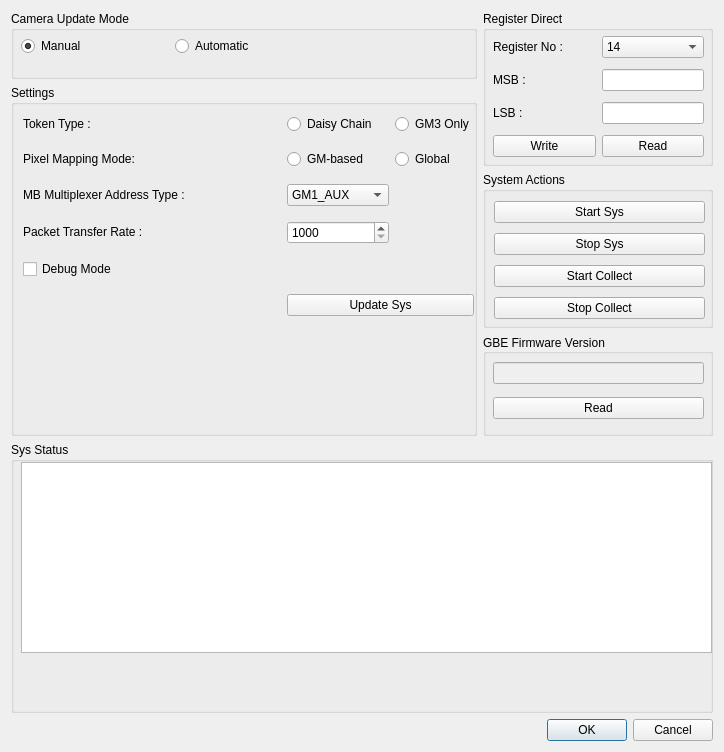
<?xml version="1.0" encoding="UTF-8"?>
<ui version="4.0">
 <class>SystemConfigDialog</class>
 <widget class="QDialog" name="SystemConfigDialog">
  <property name="geometry">
   <rect>
    <x>0</x>
    <y>0</y>
    <width>724</width>
    <height>752</height>
   </rect>
  </property>
  <property name="windowTitle">
   <string>Dialog</string>
  </property>
  <layout class="QGridLayout" name="gridLayout">
   <item row="0" column="1">
    <layout class="QGridLayout" name="gridLayout_48" rowstretch="10,12,23,15,40" columnstretch="67,33">
     <item row="0" column="1" rowspan="2">
      <widget class="QGroupBox" name="SysConfigRegDirectGroup">
       <property name="sizePolicy">
        <sizepolicy hsizetype="Ignored" vsizetype="Minimum">
         <horstretch>0</horstretch>
         <verstretch>0</verstretch>
        </sizepolicy>
       </property>
       <property name="title">
        <string>Register Direct</string>
       </property>
       <widget class="QWidget" name="layoutWidget611">
        <property name="geometry">
         <rect>
          <x>10</x>
          <y>20</y>
          <width>211</width>
          <height>131</height>
         </rect>
        </property>
        <layout class="QGridLayout" name="gridLayout_3" columnstretch="50,50">
         <item row="2" column="1">
          <widget class="QLineEdit" name="LSBEdit"/>
         </item>
         <item row="1" column="1">
          <widget class="QLineEdit" name="MSBEdit"/>
         </item>
         <item row="2" column="0">
          <widget class="QLabel" name="LSBLabel">
           <property name="text">
            <string>LSB :</string>
           </property>
           <property name="alignment">
            <set>Qt::AlignLeading|Qt::AlignLeft|Qt::AlignVCenter</set>
           </property>
          </widget>
         </item>
         <item row="1" column="0">
          <widget class="QLabel" name="MSBLabel">
           <property name="text">
            <string>MSB :</string>
           </property>
           <property name="alignment">
            <set>Qt::AlignLeading|Qt::AlignLeft|Qt::AlignVCenter</set>
           </property>
          </widget>
         </item>
         <item row="0" column="0">
          <widget class="QLabel" name="sysConfigRegLab">
           <property name="text">
            <string>Register No :</string>
           </property>
           <property name="alignment">
            <set>Qt::AlignLeading|Qt::AlignLeft|Qt::AlignVCenter</set>
           </property>
          </widget>
         </item>
         <item row="3" column="0">
          <widget class="QPushButton" name="writeRegButton">
           <property name="text">
            <string>Write</string>
           </property>
          </widget>
         </item>
         <item row="3" column="1">
          <widget class="QPushButton" name="readRegButton">
           <property name="text">
            <string>Read</string>
           </property>
          </widget>
         </item>
         <item row="0" column="1">
          <widget class="QComboBox" name="sysControlRegNoCombo">
           <item>
            <property name="text">
             <string>14</string>
            </property>
           </item>
           <item>
            <property name="text">
             <string>15</string>
            </property>
           </item>
           <item>
            <property name="text">
             <string>16</string>
            </property>
           </item>
          </widget>
         </item>
        </layout>
       </widget>
      </widget>
     </item>
     <item row="1" column="0" rowspan="3">
      <widget class="QGroupBox" name="spectSettingsGroup">
       <property name="sizePolicy">
        <sizepolicy hsizetype="Ignored" vsizetype="Minimum">
         <horstretch>0</horstretch>
         <verstretch>50</verstretch>
        </sizepolicy>
       </property>
       <property name="title">
        <string>Settings</string>
       </property>
       <widget class="QWidget" name="layoutWidget2">
        <property name="geometry">
         <rect>
          <x>12</x>
          <y>20</y>
          <width>451</width>
          <height>221</height>
         </rect>
        </property>
        <layout class="QGridLayout" name="gridLayout_2" rowstretch="0,0,0,0,0,0,0" columnstretch="40,0,0">
         <item row="5" column="0">
          <widget class="QCheckBox" name="debugModeCheckBox">
           <property name="text">
            <string>Debug Mode</string>
           </property>
          </widget>
         </item>
         <item row="3" column="1">
          <widget class="QSpinBox" name="pktTransferSpinner">
           <property name="minimum">
            <number>1000</number>
           </property>
           <property name="maximum">
            <number>63000</number>
           </property>
           <property name="singleStep">
            <number>1000</number>
           </property>
           <property name="value">
            <number>1000</number>
           </property>
          </widget>
         </item>
         <item row="2" column="1">
          <widget class="QComboBox" name="mbMultiplexerAddrTypeCombo">
           <item>
            <property name="text">
             <string>GM1_AUX</string>
            </property>
           </item>
           <item>
            <property name="text">
             <string>GM2_AUX</string>
            </property>
           </item>
           <item>
            <property name="text">
             <string>GM3_AUX</string>
            </property>
           </item>
           <item>
            <property name="text">
             <string>GM4_AUX</string>
            </property>
           </item>
           <item>
            <property name="text">
             <string>GM0AXPK62</string>
            </property>
           </item>
           <item>
            <property name="text">
             <string>GM0AXPK63</string>
            </property>
           </item>
           <item>
            <property name="text">
             <string>EMKO_IN</string>
            </property>
           </item>
           <item>
            <property name="text">
             <string>MB_TEMP</string>
            </property>
           </item>
           <item>
            <property name="text">
             <string>REF2V</string>
            </property>
           </item>
           <item>
            <property name="text">
             <string>S3.3V</string>
            </property>
           </item>
           <item>
            <property name="text">
             <string>P2.5V</string>
            </property>
           </item>
           <item>
            <property name="text">
             <string>A2.5V</string>
            </property>
           </item>
           <item>
            <property name="text">
             <string>D2.5V</string>
            </property>
           </item>
           <item>
            <property name="text">
             <string>F2.5V</string>
            </property>
           </item>
           <item>
            <property name="text">
             <string>F1.5V</string>
            </property>
           </item>
           <item>
            <property name="text">
             <string>S5V</string>
            </property>
           </item>
          </widget>
         </item>
         <item row="3" column="0">
          <widget class="QLabel" name="pktTransferLab">
           <property name="sizePolicy">
            <sizepolicy hsizetype="Preferred" vsizetype="Fixed">
             <horstretch>0</horstretch>
             <verstretch>0</verstretch>
            </sizepolicy>
           </property>
           <property name="text">
            <string>Packet Transfer Rate :</string>
           </property>
           <property name="alignment">
            <set>Qt::AlignLeading|Qt::AlignLeft|Qt::AlignVCenter</set>
           </property>
          </widget>
         </item>
         <item row="0" column="1">
          <widget class="QRadioButton" name="tokenDaisyChainradio">
           <property name="text">
            <string>Daisy Chain</string>
           </property>
          </widget>
         </item>
         <item row="6" column="1" colspan="2">
          <widget class="QPushButton" name="sendConfigButton">
           <property name="text">
            <string>Update Sys</string>
           </property>
          </widget>
         </item>
         <item row="0" column="2">
          <widget class="QRadioButton" name="tokenGM3radio">
           <property name="text">
            <string>GM3 Only</string>
           </property>
          </widget>
         </item>
         <item row="0" column="0">
          <widget class="QLabel" name="tokenTypeLab">
           <property name="sizePolicy">
            <sizepolicy hsizetype="Preferred" vsizetype="Fixed">
             <horstretch>0</horstretch>
             <verstretch>0</verstretch>
            </sizepolicy>
           </property>
           <property name="text">
            <string>Token Type :</string>
           </property>
           <property name="alignment">
            <set>Qt::AlignLeading|Qt::AlignLeft|Qt::AlignVCenter</set>
           </property>
          </widget>
         </item>
         <item row="2" column="0">
          <widget class="QLabel" name="mbMultiplexLab">
           <property name="sizePolicy">
            <sizepolicy hsizetype="Preferred" vsizetype="Fixed">
             <horstretch>0</horstretch>
             <verstretch>0</verstretch>
            </sizepolicy>
           </property>
           <property name="text">
            <string>MB Multiplexer Address Type :</string>
           </property>
           <property name="alignment">
            <set>Qt::AlignLeading|Qt::AlignLeft|Qt::AlignVCenter</set>
           </property>
          </widget>
         </item>
         <item row="1" column="0">
          <widget class="QLabel" name="pixelMapModeLab">
           <property name="text">
            <string>Pixel Mapping Mode:</string>
           </property>
          </widget>
         </item>
         <item row="1" column="1">
          <widget class="QRadioButton" name="pixelMapGMBasedRadio">
           <property name="text">
            <string>GM-based</string>
           </property>
          </widget>
         </item>
         <item row="1" column="2">
          <widget class="QRadioButton" name="pixelMapGlobalRadio">
           <property name="text">
            <string>Global</string>
           </property>
          </widget>
         </item>
        </layout>
       </widget>
      </widget>
     </item>
     <item row="2" column="1">
      <widget class="QGroupBox" name="SysActionsGroup">
       <property name="sizePolicy">
        <sizepolicy hsizetype="Ignored" vsizetype="Minimum">
         <horstretch>0</horstretch>
         <verstretch>0</verstretch>
        </sizepolicy>
       </property>
       <property name="title">
        <string>System Actions</string>
       </property>
       <widget class="QWidget" name="layoutWidget34">
        <property name="geometry">
         <rect>
          <x>11</x>
          <y>25</y>
          <width>211</width>
          <height>128</height>
         </rect>
        </property>
        <layout class="QGridLayout" name="gridLayout_51">
         <item row="0" column="0">
          <widget class="QPushButton" name="startSysBtn">
           <property name="text">
            <string>Start Sys</string>
           </property>
          </widget>
         </item>
         <item row="1" column="0">
          <widget class="QPushButton" name="stopSysBtn">
           <property name="text">
            <string>Stop Sys</string>
           </property>
          </widget>
         </item>
         <item row="2" column="0">
          <widget class="QPushButton" name="startCollectBtn">
           <property name="enabled">
            <bool>true</bool>
           </property>
           <property name="text">
            <string>Start Collect</string>
           </property>
           <property name="checkable">
            <bool>false</bool>
           </property>
           <property name="checked">
            <bool>false</bool>
           </property>
          </widget>
         </item>
         <item row="3" column="0">
          <widget class="QPushButton" name="stopCollectBtn">
           <property name="text">
            <string>Stop Collect</string>
           </property>
           <property name="checkable">
            <bool>false</bool>
           </property>
          </widget>
         </item>
        </layout>
       </widget>
      </widget>
     </item>
     <item row="3" column="1">
      <widget class="QGroupBox" name="GBEFirmwareGroup">
       <property name="sizePolicy">
        <sizepolicy hsizetype="Ignored" vsizetype="Minimum">
         <horstretch>0</horstretch>
         <verstretch>0</verstretch>
        </sizepolicy>
       </property>
       <property name="title">
        <string>GBE Firmware Version</string>
       </property>
       <property name="alignment">
        <set>Qt::AlignLeading|Qt::AlignLeft|Qt::AlignVCenter</set>
       </property>
       <widget class="QWidget" name="layoutWidget4">
        <property name="geometry">
         <rect>
          <x>10</x>
          <y>21</y>
          <width>211</width>
          <height>71</height>
         </rect>
        </property>
        <layout class="QGridLayout" name="gridLayout_41">
         <item row="0" column="0">
          <widget class="QLineEdit" name="GBEFirmwareVerEdit">
           <property name="enabled">
            <bool>false</bool>
           </property>
           <property name="alignment">
            <set>Qt::AlignCenter</set>
           </property>
          </widget>
         </item>
         <item row="1" column="0">
          <widget class="QPushButton" name="ReadGBEFirmwareBtn">
           <property name="text">
            <string>Read</string>
           </property>
          </widget>
         </item>
        </layout>
       </widget>
      </widget>
     </item>
     <item row="0" column="0">
      <widget class="QGroupBox" name="cameraUpdateModeGroup">
       <property name="title">
        <string>Camera Update Mode</string>
       </property>
       <widget class="QWidget" name="layoutWidget33">
        <property name="geometry">
         <rect>
          <x>10</x>
          <y>23</y>
          <width>301</width>
          <height>24</height>
         </rect>
        </property>
        <layout class="QGridLayout" name="gridLayout_38">
         <item row="0" column="0">
          <widget class="QRadioButton" name="cameraUpdateModeManualRadio">
           <property name="text">
            <string>Manual</string>
           </property>
           <property name="checked">
            <bool>true</bool>
           </property>
          </widget>
         </item>
         <item row="0" column="1">
          <widget class="QRadioButton" name="cameraUpdateAutomaticRadio">
           <property name="text">
            <string>Automatic</string>
           </property>
          </widget>
         </item>
        </layout>
       </widget>
      </widget>
     </item>
     <item row="4" column="0" colspan="2">
      <widget class="QGroupBox" name="sysStatusGroup">
       <property name="sizePolicy">
        <sizepolicy hsizetype="Ignored" vsizetype="Minimum">
         <horstretch>0</horstretch>
         <verstretch>0</verstretch>
        </sizepolicy>
       </property>
       <property name="title">
        <string>Sys Status</string>
       </property>
       <widget class="QTextEdit" name="sysStatusTextArea">
        <property name="geometry">
         <rect>
          <x>10</x>
          <y>20</y>
          <width>691</width>
          <height>191</height>
         </rect>
        </property>
       </widget>
      </widget>
     </item>
    </layout>
   </item>
   <item row="1" column="1">
    <widget class="QDialogButtonBox" name="buttonBox">
     <property name="orientation">
      <enum>Qt::Horizontal</enum>
     </property>
     <property name="standardButtons">
      <set>QDialogButtonBox::Cancel|QDialogButtonBox::Ok</set>
     </property>
    </widget>
   </item>
  </layout>
 </widget>
 <resources/>
 <connections>
  <connection>
   <sender>buttonBox</sender>
   <signal>accepted()</signal>
   <receiver>SystemConfigDialog</receiver>
   <slot>accept()</slot>
   <hints>
    <hint type="sourcelabel">
     <x>248</x>
     <y>254</y>
    </hint>
    <hint type="destinationlabel">
     <x>157</x>
     <y>274</y>
    </hint>
   </hints>
  </connection>
  <connection>
   <sender>buttonBox</sender>
   <signal>rejected()</signal>
   <receiver>SystemConfigDialog</receiver>
   <slot>reject()</slot>
   <hints>
    <hint type="sourcelabel">
     <x>316</x>
     <y>260</y>
    </hint>
    <hint type="destinationlabel">
     <x>286</x>
     <y>274</y>
    </hint>
   </hints>
  </connection>
 </connections>
</ui>
